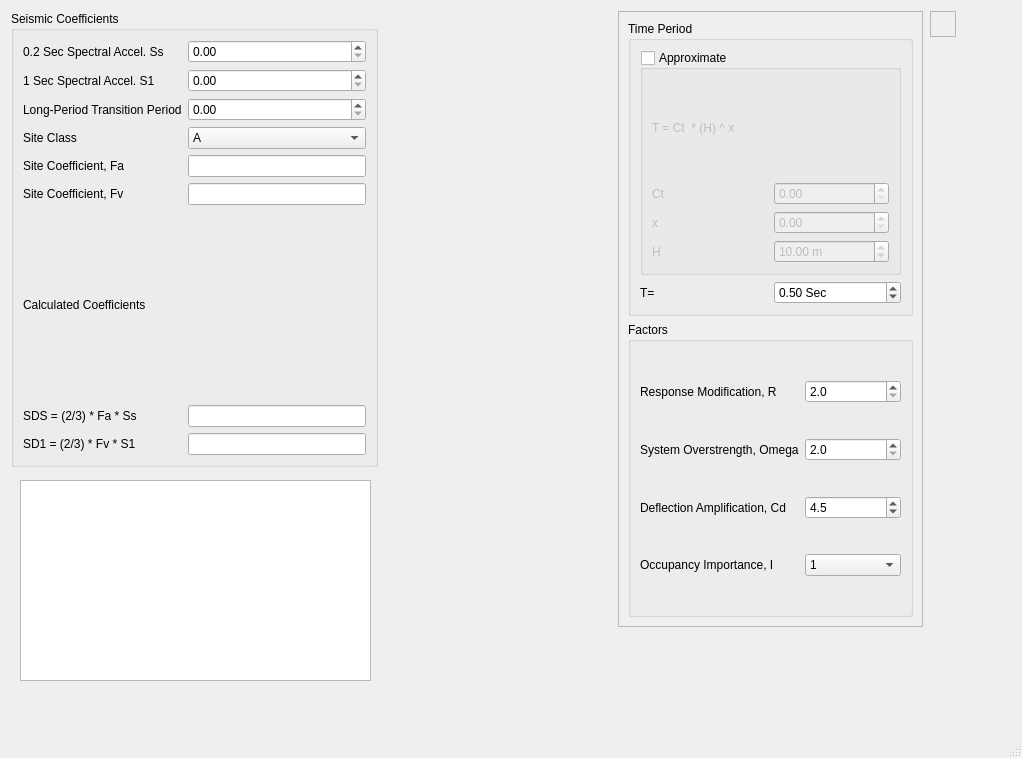
<?xml version="1.0" encoding="UTF-8"?>
<ui version="4.0">
 <class>MainWindow</class>
 <widget class="QMainWindow" name="MainWindow">
  <property name="geometry">
   <rect>
    <x>0</x>
    <y>0</y>
    <width>1022</width>
    <height>758</height>
   </rect>
  </property>
  <property name="windowTitle">
   <string>ASCE 7-16 Seismic Loading</string>
  </property>
  <widget class="QWidget" name="centralwidget">
   <widget class="QGroupBox" name="groupBox_2">
    <property name="geometry">
     <rect>
      <x>11</x>
      <y>11</y>
      <width>367</width>
      <height>456</height>
     </rect>
    </property>
    <property name="title">
     <string>Seismic Coefficients</string>
    </property>
    <layout class="QGridLayout" name="gridLayout_2">
     <item row="0" column="0">
      <widget class="QLabel" name="label">
       <property name="text">
        <string>0.2 Sec Spectral Accel. Ss</string>
       </property>
       <property name="margin">
        <number>15</number>
       </property>
      </widget>
     </item>
     <item row="1" column="0">
      <widget class="QLabel" name="label_2">
       <property name="text">
        <string>1 Sec Spectral Accel. S1</string>
       </property>
       <property name="margin">
        <number>15</number>
       </property>
      </widget>
     </item>
     <item row="1" column="1">
      <widget class="QDoubleSpinBox" name="doubleSpinBox_2"/>
     </item>
     <item row="2" column="0">
      <widget class="QLabel" name="label_3">
       <property name="text">
        <string>Long-Period Transition Period</string>
       </property>
       <property name="margin">
        <number>15</number>
       </property>
      </widget>
     </item>
     <item row="0" column="1">
      <widget class="QDoubleSpinBox" name="doubleSpinBox"/>
     </item>
     <item row="2" column="1">
      <widget class="QDoubleSpinBox" name="doubleSpinBox_3"/>
     </item>
     <item row="3" column="1">
      <widget class="QComboBox" name="site_class_combo">
       <item>
        <property name="text">
         <string>A</string>
        </property>
       </item>
       <item>
        <property name="text">
         <string>B</string>
        </property>
       </item>
       <item>
        <property name="text">
         <string>C</string>
        </property>
       </item>
       <item>
        <property name="text">
         <string>D</string>
        </property>
       </item>
       <item>
        <property name="text">
         <string>E</string>
        </property>
       </item>
       <item>
        <property name="text">
         <string>F</string>
        </property>
       </item>
      </widget>
     </item>
     <item row="4" column="1">
      <widget class="QLineEdit" name="lineEdit_3">
       <property name="enabled">
        <bool>true</bool>
       </property>
       <property name="readOnly">
        <bool>true</bool>
       </property>
      </widget>
     </item>
     <item row="3" column="0">
      <widget class="QLabel" name="label_4">
       <property name="text">
        <string>Site Class</string>
       </property>
      </widget>
     </item>
     <item row="4" column="0">
      <widget class="QLabel" name="label_5">
       <property name="text">
        <string>Site Coefficient, Fa</string>
       </property>
       <property name="margin">
        <number>15</number>
       </property>
      </widget>
     </item>
     <item row="7" column="0">
      <widget class="QLabel" name="label_9">
       <property name="text">
        <string>SDS = (2/3) * Fa * Ss</string>
       </property>
       <property name="margin">
        <number>15</number>
       </property>
      </widget>
     </item>
     <item row="5" column="0">
      <widget class="QLabel" name="label_6">
       <property name="text">
        <string>Site Coefficient, Fv</string>
       </property>
       <property name="margin">
        <number>15</number>
       </property>
      </widget>
     </item>
     <item row="5" column="1">
      <widget class="QLineEdit" name="lineEdit_4">
       <property name="enabled">
        <bool>true</bool>
       </property>
       <property name="readOnly">
        <bool>true</bool>
       </property>
      </widget>
     </item>
     <item row="6" column="0">
      <widget class="QLabel" name="label_8">
       <property name="text">
        <string>Calculated Coefficients</string>
       </property>
      </widget>
     </item>
     <item row="7" column="1">
      <widget class="QLineEdit" name="lineEdit_6">
       <property name="enabled">
        <bool>true</bool>
       </property>
       <property name="readOnly">
        <bool>true</bool>
       </property>
      </widget>
     </item>
     <item row="8" column="0">
      <widget class="QLabel" name="label_7">
       <property name="text">
        <string>SD1 = (2/3) * Fv * S1</string>
       </property>
       <property name="margin">
        <number>15</number>
       </property>
      </widget>
     </item>
     <item row="8" column="1">
      <widget class="QLineEdit" name="lineEdit_5">
       <property name="enabled">
        <bool>true</bool>
       </property>
       <property name="readOnly">
        <bool>true</bool>
       </property>
      </widget>
     </item>
    </layout>
   </widget>
   <widget class="QFrame" name="frame">
    <property name="geometry">
     <rect>
      <x>930</x>
      <y>11</y>
      <width>26</width>
      <height>26</height>
     </rect>
    </property>
    <property name="frameShape">
     <enum>QFrame::StyledPanel</enum>
    </property>
    <property name="frameShadow">
     <enum>QFrame::Raised</enum>
    </property>
    <layout class="QVBoxLayout" name="verticalLayout_2">
     <item>
      <layout class="QVBoxLayout" name="spectral"/>
     </item>
    </layout>
   </widget>
   <widget class="QFrame" name="frame_2">
    <property name="geometry">
     <rect>
      <x>618</x>
      <y>11</y>
      <width>305</width>
      <height>616</height>
     </rect>
    </property>
    <property name="frameShape">
     <enum>QFrame::StyledPanel</enum>
    </property>
    <property name="frameShadow">
     <enum>QFrame::Raised</enum>
    </property>
    <layout class="QVBoxLayout" name="verticalLayout_4">
     <item>
      <widget class="QGroupBox" name="groupBox">
       <property name="title">
        <string>Time Period</string>
       </property>
       <layout class="QVBoxLayout" name="verticalLayout">
        <item>
         <widget class="QGroupBox" name="approx_t">
          <property name="title">
           <string>Approximate</string>
          </property>
          <property name="checkable">
           <bool>true</bool>
          </property>
          <property name="checked">
           <bool>false</bool>
          </property>
          <layout class="QGridLayout" name="gridLayout">
           <item row="1" column="1">
            <widget class="QDoubleSpinBox" name="ct"/>
           </item>
           <item row="2" column="0">
            <widget class="QLabel" name="label_15">
             <property name="text">
              <string>x</string>
             </property>
             <property name="margin">
              <number>15</number>
             </property>
            </widget>
           </item>
           <item row="1" column="0">
            <widget class="QLabel" name="label_17">
             <property name="text">
              <string>Ct</string>
             </property>
             <property name="margin">
              <number>15</number>
             </property>
            </widget>
           </item>
           <item row="3" column="0">
            <widget class="QLabel" name="label_16">
             <property name="text">
              <string>H</string>
             </property>
             <property name="margin">
              <number>15</number>
             </property>
            </widget>
           </item>
           <item row="3" column="1">
            <widget class="QDoubleSpinBox" name="H">
             <property name="suffix">
              <string> m</string>
             </property>
             <property name="maximum">
              <double>200.000000000000000</double>
             </property>
             <property name="value">
              <double>10.000000000000000</double>
             </property>
            </widget>
           </item>
           <item row="2" column="1">
            <widget class="QDoubleSpinBox" name="x"/>
           </item>
           <item row="0" column="0" colspan="2">
            <widget class="QLabel" name="label_19">
             <property name="text">
              <string>T = Ct  * (H) ^ x</string>
             </property>
             <property name="margin">
              <number>15</number>
             </property>
            </widget>
           </item>
          </layout>
         </widget>
        </item>
        <item>
         <layout class="QHBoxLayout" name="horizontalLayout_2">
          <item>
           <widget class="QLabel" name="label_18">
            <property name="text">
             <string>T=</string>
            </property>
            <property name="margin">
             <number>15</number>
            </property>
           </widget>
          </item>
          <item>
           <widget class="QDoubleSpinBox" name="period">
            <property name="suffix">
             <string> Sec</string>
            </property>
            <property name="singleStep">
             <double>0.100000000000000</double>
            </property>
            <property name="value">
             <double>0.500000000000000</double>
            </property>
           </widget>
          </item>
         </layout>
        </item>
       </layout>
      </widget>
     </item>
     <item>
      <widget class="QGroupBox" name="groupBox_3">
       <property name="title">
        <string>Factors</string>
       </property>
       <layout class="QGridLayout" name="gridLayout_3">
        <item row="0" column="1">
         <widget class="QDoubleSpinBox" name="R">
          <property name="decimals">
           <number>1</number>
          </property>
          <property name="minimum">
           <double>2.000000000000000</double>
          </property>
          <property name="maximum">
           <double>8.000000000000000</double>
          </property>
          <property name="singleStep">
           <double>0.500000000000000</double>
          </property>
         </widget>
        </item>
        <item row="1" column="0">
         <widget class="QLabel" name="label_11">
          <property name="text">
           <string>System Overstrength, Omega</string>
          </property>
          <property name="margin">
           <number>15</number>
          </property>
         </widget>
        </item>
        <item row="0" column="0">
         <widget class="QLabel" name="label_10">
          <property name="text">
           <string>Response Modification, R</string>
          </property>
          <property name="margin">
           <number>15</number>
          </property>
         </widget>
        </item>
        <item row="1" column="1">
         <widget class="QDoubleSpinBox" name="omega">
          <property name="decimals">
           <number>1</number>
          </property>
          <property name="minimum">
           <double>2.000000000000000</double>
          </property>
          <property name="maximum">
           <double>3.000000000000000</double>
          </property>
          <property name="singleStep">
           <double>0.500000000000000</double>
          </property>
         </widget>
        </item>
        <item row="3" column="0">
         <widget class="QLabel" name="label_13">
          <property name="text">
           <string>Occupancy Importance, I</string>
          </property>
          <property name="margin">
           <number>15</number>
          </property>
         </widget>
        </item>
        <item row="2" column="1">
         <widget class="QDoubleSpinBox" name="cd">
          <property name="decimals">
           <number>1</number>
          </property>
          <property name="minimum">
           <double>2.000000000000000</double>
          </property>
          <property name="maximum">
           <double>10.000000000000000</double>
          </property>
          <property name="singleStep">
           <double>0.500000000000000</double>
          </property>
          <property name="value">
           <double>4.500000000000000</double>
          </property>
         </widget>
        </item>
        <item row="2" column="0">
         <widget class="QLabel" name="label_12">
          <property name="text">
           <string>Deflection Amplification, Cd</string>
          </property>
          <property name="margin">
           <number>15</number>
          </property>
         </widget>
        </item>
        <item row="3" column="1">
         <widget class="QComboBox" name="I">
          <property name="currentIndex">
           <number>0</number>
          </property>
          <item>
           <property name="text">
            <string>1</string>
           </property>
          </item>
          <item>
           <property name="text">
            <string>1.25</string>
           </property>
          </item>
          <item>
           <property name="text">
            <string>1.5</string>
           </property>
          </item>
         </widget>
        </item>
       </layout>
      </widget>
     </item>
    </layout>
   </widget>
   <widget class="QTreeView" name="systems_treeview">
    <property name="geometry">
     <rect>
      <x>20</x>
      <y>480</y>
      <width>351</width>
      <height>201</height>
     </rect>
    </property>
   </widget>
  </widget>
  <widget class="QMenuBar" name="menubar">
   <property name="geometry">
    <rect>
     <x>0</x>
     <y>0</y>
     <width>1022</width>
     <height>26</height>
    </rect>
   </property>
  </widget>
  <widget class="QStatusBar" name="statusbar"/>
 </widget>
 <resources/>
 <connections/>
</ui>
